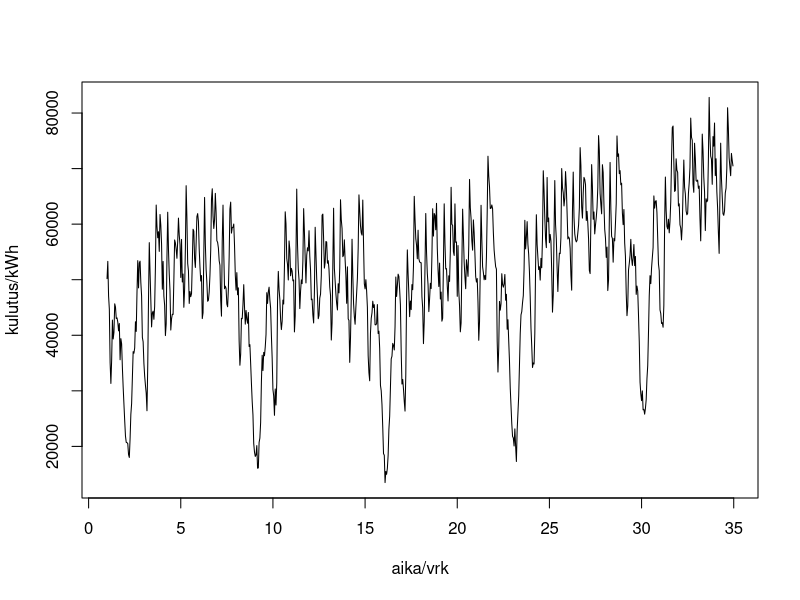
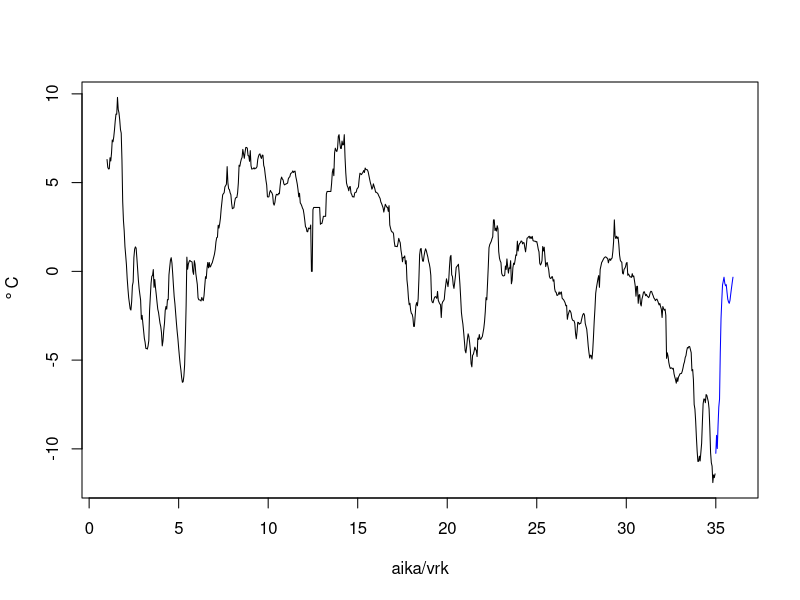
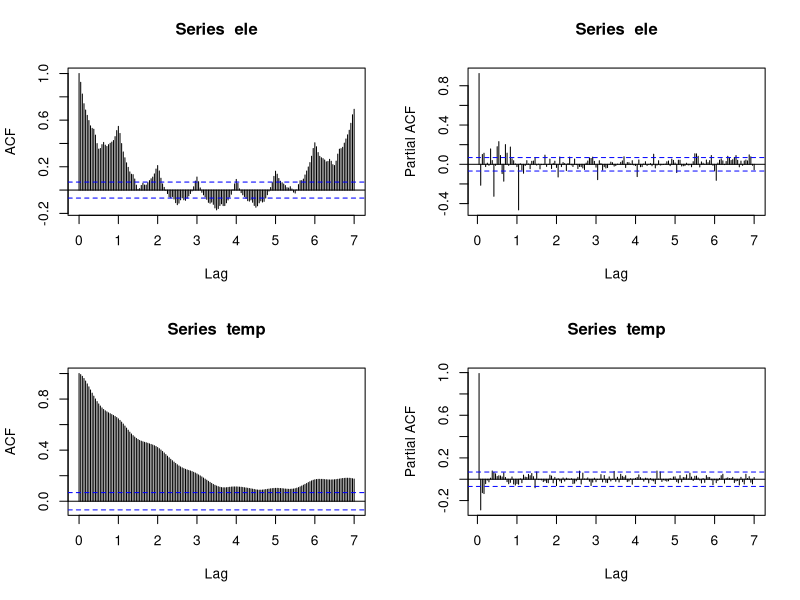
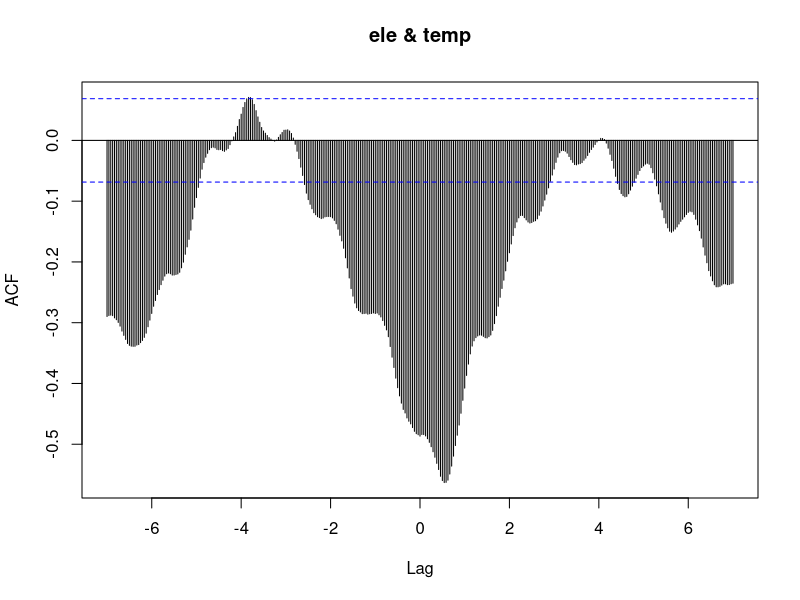
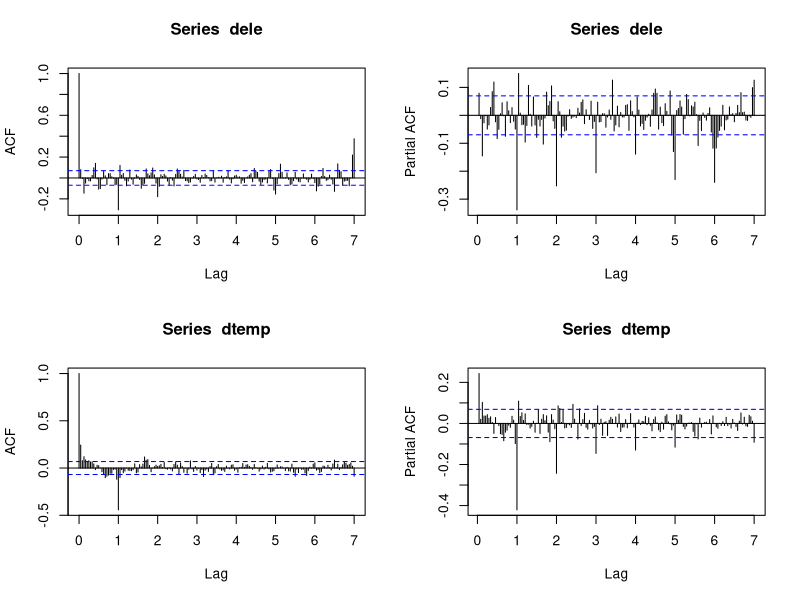
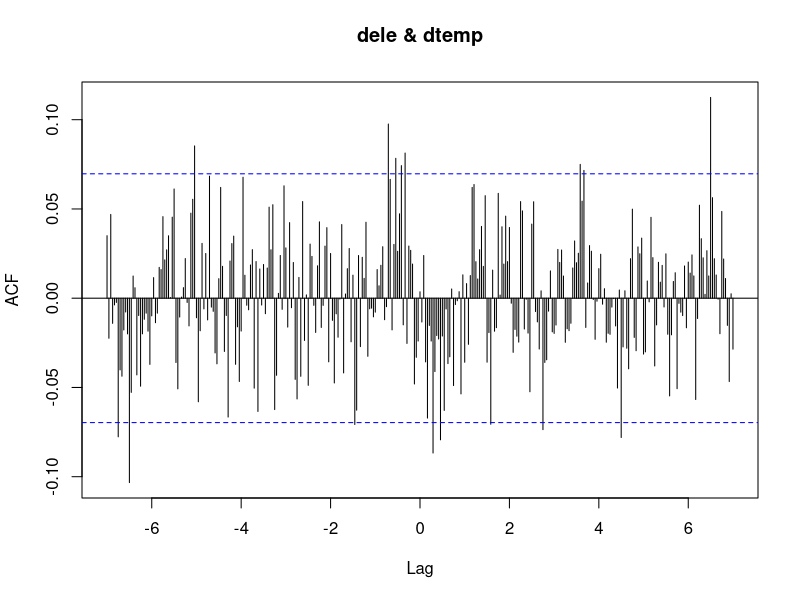
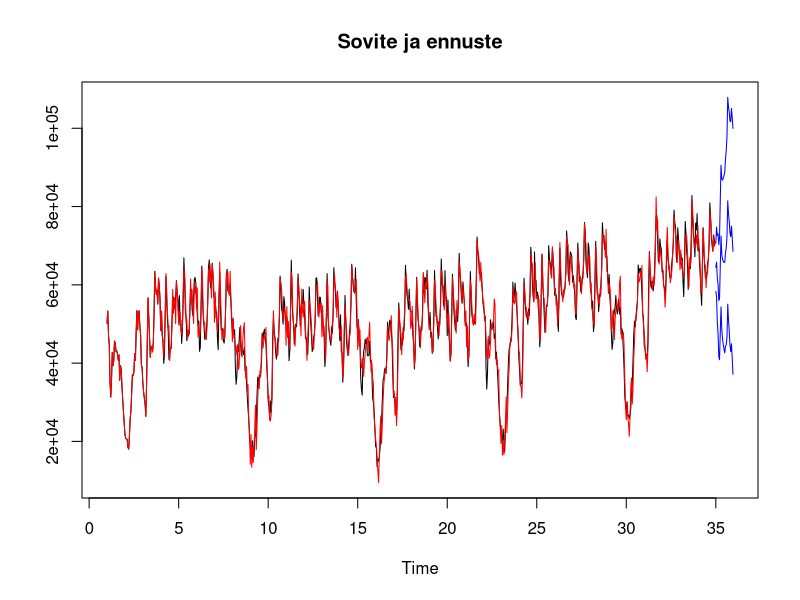
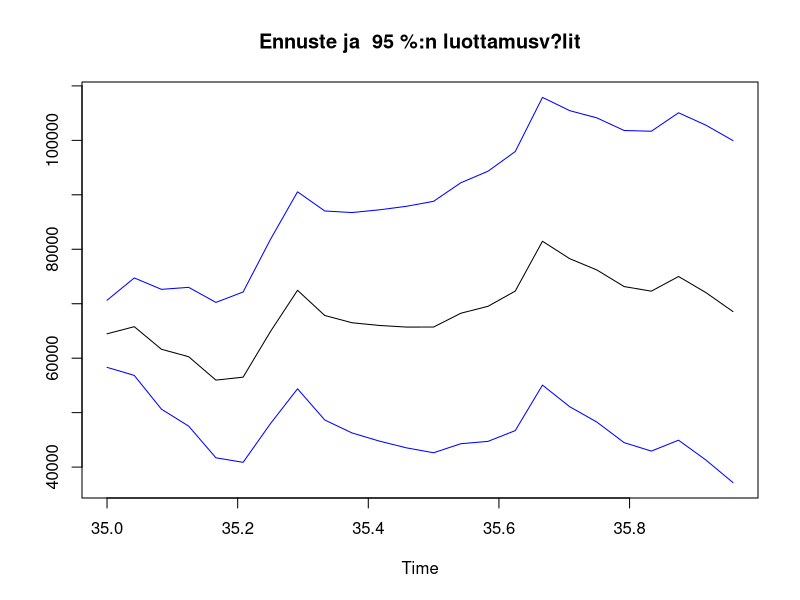

Recreate these plots in R, in order.
# CTRL+Shift+C kommentoi tai poistaa kommentit valituilta riveilt?

# Asetetaan ty?hakemisto SET Working Directory
# Muokkaa tarvittaessa oman ty?hakemistosi polku
# RStudiossa t?m?n voi tehd? my?s valikosta Session->Set working directory
# setwd('Z:/Documents')
#setwd("~/systislabra_sahko")

# Luetaan s?hk?nkulutus- ja l?mp?tiladata, hyp?t??n headerrivin yli
eletemp = read.table(file = "sahko.csv",
                     sep = ";",
                     dec = ",",
                     skip = 1,
                     col.names = c('kWh','Celcius'))

# S?hk?nkulutus aikasarjaksi
ele = ts(eletemp$kWh[1:816], start = 1, frequency = 24)

# L?mp?tila kahdeksi aikasarjaksi: 816 ensimm?ist? havaintoa k?ytet??n mallin estimointiin
# ja 24 viimeist? havaintoa ennustamiseen.
temp = ts(eletemp$Celcius, start = 1, frequency = 24)
temp816 = ts(eletemp$Celcius[1:816], start = 1, frequency = 24)
# start parametrina vektori: 817. tunti = 35. p?iv?n ensimm?inen tunti
temp24 = ts(eletemp$Celcius[817:840], start = c(35,1), frequency = 24)

# Plotataan aikasarjat
ts.plot(ele,
     xlab = "aika/vrk",
     ylab = "kulutus/kWh")
ts.plot(temp816,temp24,
        xlab = "aika/vrk",
        ylab = expression(~degree~C),
        col = c("black", "blue"))

# M??ritell??n 2x2 plottausruudukko.
par(mfrow=c(2,2))
# Jos haluat katsoa kuvia 2x2 matriisin sijaan yksitellen, niin
# par(mfrow=c(1,1))

# Plotataan autokorrelaatio-, osittaisautokorrelaatio- ja ristikorrelaatiofunktiot.
acf(ele, lag.max=168)
acf(ele, lag.max=168, type = "partial")
acf(temp, lag.max=168)
acf(temp, lag.max=168, type = "partial")
# Piirret??n ristikorrelaatiofunktio omaan kuvaan
par(mfrow=c(1,1))
ccf(ele,temp, lag.max=168)

# Stationarisoidaan aikasarjat. M??rittele parametrit d,S,D
# Huomaa, ett? s?hk?nkulutuksen ja l?mp?tilan aikasarjojen differointien asteiden ei v?ltt?m?tt? tarvitse olla samoja.
d = 1 # Differoinnin kertaluku d
S = 24 # Kausidifferoinnin jakso S
D = 1 # Kausidifferensoinnin kertaluku D
dele = ele
dtemp = temp
if (d > 0) {
  dele = diff(dele, lag = 1, differences = d)
  dtemp = diff(dtemp, lag = 1, differences = d)
}
if (D > 0) {
  dele = diff(dele, lag = S, differences = D)
  dtemp = diff(dtemp, lag = S, differences = D)
}

# Differoitujen aikasarjojen autokorrelaatio-, osittaisautokorrelaatio- ja ristikorrelaatiofunktiot.
par(mfrow=c(2,2))
acf(dele, lag.max=168)
acf(dele, lag.max=168, type = "partial")
acf(dtemp, lag.max=168)
acf(dtemp, lag.max=168, type = "partial")

par(mfrow=c(1,1))
ccf(dele, dtemp, lag.max=168)

# Estimoidaan malli ja lasketaan ennusteet ilman ulkoista muuttujaa.
p = 2
q = 2
P = 2
Q = 2
malli = arima(ele,
              order = c(p,d,q),
              seasonal = list(order = c(P, D, Q),period = S),
              method = "CSS")
enne = predict(malli, n.ahead = 24)

# Estimoidaan malli l?mp?tilan kanssa. M??r?? l?mp?tilan mahdollinen viive L.
L = 12
tempestimointi = eletemp$Celcius[1:(816-L)]
tempennuste = eletemp$Celcius[(816-L+1):(816-L+24)]
eleestimointi = ts(eletemp$kWh[(1+L):816], start = 1, frequency = 24)
malli2 = arima(eleestimointi,
               order = c(p,d,q),
               seasonal = list(order = c(P, D, Q), period = S),
               xreg = tempestimointi,
               method = "CSS")
enne2 = predict(malli2,
                n.ahead = 24,
                newxreg = tempennuste)

# Esimerkki Portmanteau-testist?. Onko residuaaliaikasarjan alussa nollia?
Box.test(malli$residuals,
         lag = 20,
         type = "Ljung-Box",
         fitdf = p + q + P + Q)

# Esimerkki Portmanteau-testist?. Onko residuaaliaikasarjan alussa nollia?
Box.test(malli2$residuals,
         lag = 20,
         type = "Ljung-Box",
         fitdf = p + q + P + Q)

# Palautetaan plottaus normaaliin 1x1 ruutuun
par(mfrow=c(1,1))

# Plotataan kuva sahkonkulutusaikasarjasta, mallin (1) sovitteesta,
# ennusteesta ja ennusteen 95 %:n eli 1,96*sigma-luottamusv?leist?.
ts.plot(ele,
        ele - malli$residuals,
        enne$pred,
        enne$pred + 1.96*enne$se,
        enne$pred - 1.96*enne$se,
        col = c("black", "red", "blue", "blue", "blue"),
        main  = "Sovite ja ennuste")

# Plotataan kuva pelk?st? ennusteesta.
ts.plot(enne$pred,
        enne$pred + 1.96*enne$se,
        enne$pred - 1.96*enne$se,
        col = c("black", "blue", "blue"),
        main = "Ennuste ja  95 %:n luottamusv?lit")

# Plotataan kuva sahkonkulutusaikasarjasta, mallin (2) sovitteesta,
# ennusteesta ja ennusteen 95 %:n eli 1,96*sigma-luottamusv?leist?.
ts.plot(ele,
        ele - malli2$residuals,
        enne2$pred,
        enne2$pred + 1.96*enne2$se,
        enne2$pred - 1.96*enne2$se,
        col = c("black", "red", "blue", "blue", "blue"),
        main  = "Sovite ja ennuste")

# Plotataan kuva pelk?st? ennusteesta.
ts.plot(enne2$pred,
        enne2$pred + 1.96*enne2$se,
        enne2$pred - 1.96*enne2$se,
        col = c("black", "blue", "blue"),
        main = "Ennuste ja  95 %:n luottamusv?lit")

# Kirjoitetaan ennuste ja luottamusv?lit .csv-tiedostoon, jonka voi avata Excelill?.
output = cbind(enne$pred,
               enne$pred + 1.96*enne$se,
               enne$pred - 1.96*enne$se)
write.csv2(output, file = 'ennuste.csv')
